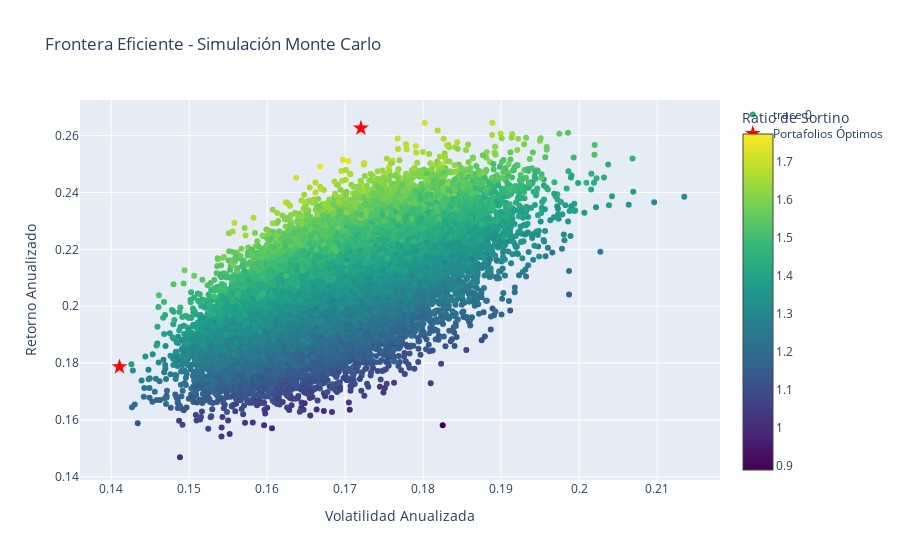

Notebook code for this chart:
### Markdown cell above
# Visualización de Frontera Eficiente

### Code cell
fig = go.Figure()

# Añadir todos los portafolios simulados
fig.add_trace(go.Scatter(
    x=df_simulacion["volatilidad"],
    y=df_simulacion["retorno"],
    mode="markers",
    marker=dict(
        color=df_simulacion["sortino"],
        showscale=True,
        colorscale="Viridis",
        colorbar=dict(title="Ratio de Sortino")
    ),
    text=[f"Sortino: {s:.2f}" for s in df_simulacion["sortino"]] # Tooltip
))

# Marcar los portafolios óptimos
fig.add_trace(go.Scatter(
    x=[min_vol_port["volatilidad"], max_sortino_port["volatilidad"]],
    y=[min_vol_port["retorno"], max_sortino_port["retorno"]],
    mode="markers",
    marker=dict(color="red", size=12, symbol="star"),
    name="Portafolios Óptimos"
))

fig.update_layout(
    title="Frontera Eficiente - Simulación Monte Carlo",
    xaxis_title="Volatilidad Anualizada",
    yaxis_title="Retorno Anualizado",
    showlegend=True
)
fig.show()

### Figure 1 — Plotly figure (JSON) as saved in the notebook; plotly's stock layout.template omitted (floating-point values rounded to 4 significant figures; data arrays with more than 128 entries replaced by an {"elided": "..."} marker saying what was removed)
{"data": [{"marker": {"color": {"elided": "25000 float values"}, "colorbar": {"title": {"text": "Ratio de Sortino"}}, "colorscale": [[0, "#440154"], [0.1111, "#482878"], [0.2222, "#3e4989"], [0.3333, "#31688e"], [0.4444, "#26828e"], [0.5556, "#1f9e89"], [0.6667, "#35b779"], [0.7778, "#6ece58"], [0.8889, "#b5de2b"], [1, "#fde725"]], "showscale": true}, "mode": "markers", "text": {"elided": "25000 str values"}, "type": "scatter", "x": {"elided": "25000 float values"}, "y": {"elided": "25000 float values"}}, {"marker": {"color": "red", "size": 12, "symbol": "star"}, "mode": "markers", "name": "Portafolios Óptimos", "type": "scatter", "x": [0.1411, 0.172], "y": [0.1787, 0.2626]}], "layout": {"showlegend": true, "title": {"text": "Frontera Eficiente - Simulación Monte Carlo"}, "xaxis": {"title": {"text": "Volatilidad Anualizada"}}, "yaxis": {"title": {"text": "Retorno Anualizado"}}}}
